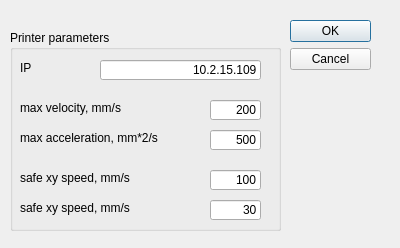
<?xml version="1.0" encoding="UTF-8"?>
<ui version="4.0">
 <class>Dialog</class>
 <widget class="QDialog" name="Dialog">
  <property name="geometry">
   <rect>
    <x>0</x>
    <y>0</y>
    <width>400</width>
    <height>248</height>
   </rect>
  </property>
  <property name="windowTitle">
   <string>Dialog</string>
  </property>
  <widget class="QDialogButtonBox" name="buttonBox">
   <property name="geometry">
    <rect>
     <x>290</x>
     <y>20</y>
     <width>81</width>
     <height>241</height>
    </rect>
   </property>
   <property name="orientation">
    <enum>Qt::Vertical</enum>
   </property>
   <property name="standardButtons">
    <set>QDialogButtonBox::Cancel|QDialogButtonBox::Ok</set>
   </property>
  </widget>
  <widget class="QGroupBox" name="groupBox_4">
   <property name="geometry">
    <rect>
     <x>10</x>
     <y>30</y>
     <width>271</width>
     <height>201</height>
    </rect>
   </property>
   <property name="title">
    <string>Printer parameters</string>
   </property>
   <widget class="QLabel" name="label_36">
    <property name="geometry">
     <rect>
      <x>10</x>
      <y>30</y>
      <width>71</width>
      <height>16</height>
     </rect>
    </property>
    <property name="text">
     <string>IP</string>
    </property>
   </widget>
   <widget class="QLineEdit" name="lineEdit_IP">
    <property name="geometry">
     <rect>
      <x>90</x>
      <y>30</y>
      <width>161</width>
      <height>20</height>
     </rect>
    </property>
    <property name="text">
     <string>10.2.15.109</string>
    </property>
    <property name="alignment">
     <set>Qt::AlignRight|Qt::AlignTrailing|Qt::AlignVCenter</set>
    </property>
   </widget>
   <widget class="QLabel" name="label_38">
    <property name="geometry">
     <rect>
      <x>10</x>
      <y>32</y>
      <width>101</width>
      <height>16</height>
     </rect>
    </property>
    <property name="text">
     <string/>
    </property>
   </widget>
   <widget class="QLabel" name="label_39">
    <property name="geometry">
     <rect>
      <x>10</x>
      <y>70</y>
      <width>131</width>
      <height>16</height>
     </rect>
    </property>
    <property name="text">
     <string>max velocity, mm/s</string>
    </property>
   </widget>
   <widget class="QLineEdit" name="lineEdit_max_velocity_mm_s">
    <property name="geometry">
     <rect>
      <x>200</x>
      <y>70</y>
      <width>51</width>
      <height>20</height>
     </rect>
    </property>
    <property name="text">
     <string>200</string>
    </property>
    <property name="alignment">
     <set>Qt::AlignRight|Qt::AlignTrailing|Qt::AlignVCenter</set>
    </property>
   </widget>
   <widget class="QLineEdit" name="lineEdit_max_accel_mm_s2">
    <property name="geometry">
     <rect>
      <x>200</x>
      <y>100</y>
      <width>51</width>
      <height>20</height>
     </rect>
    </property>
    <property name="text">
     <string>500</string>
    </property>
    <property name="alignment">
     <set>Qt::AlignRight|Qt::AlignTrailing|Qt::AlignVCenter</set>
    </property>
   </widget>
   <widget class="QLabel" name="label_40">
    <property name="geometry">
     <rect>
      <x>10</x>
      <y>100</y>
      <width>161</width>
      <height>16</height>
     </rect>
    </property>
    <property name="text">
     <string>max acceleration, mm*2/s</string>
    </property>
   </widget>
   <widget class="QLineEdit" name="lineEdit_safe_yx_speed_mm_s">
    <property name="geometry">
     <rect>
      <x>200</x>
      <y>140</y>
      <width>51</width>
      <height>20</height>
     </rect>
    </property>
    <property name="text">
     <string>100</string>
    </property>
    <property name="alignment">
     <set>Qt::AlignRight|Qt::AlignTrailing|Qt::AlignVCenter</set>
    </property>
   </widget>
   <widget class="QLabel" name="label_41">
    <property name="geometry">
     <rect>
      <x>10</x>
      <y>140</y>
      <width>161</width>
      <height>16</height>
     </rect>
    </property>
    <property name="text">
     <string>safe xy speed, mm/s</string>
    </property>
   </widget>
   <widget class="QLineEdit" name="lineEdit_safe_z_speed_mm_s">
    <property name="geometry">
     <rect>
      <x>200</x>
      <y>170</y>
      <width>51</width>
      <height>20</height>
     </rect>
    </property>
    <property name="text">
     <string>30</string>
    </property>
    <property name="alignment">
     <set>Qt::AlignRight|Qt::AlignTrailing|Qt::AlignVCenter</set>
    </property>
   </widget>
   <widget class="QLabel" name="label_42">
    <property name="geometry">
     <rect>
      <x>10</x>
      <y>170</y>
      <width>161</width>
      <height>16</height>
     </rect>
    </property>
    <property name="text">
     <string>safe xy speed, mm/s</string>
    </property>
   </widget>
   <zorder>label_36</zorder>
   <zorder>lineEdit_IP</zorder>
   <zorder>label_38</zorder>
   <zorder>lineEdit_max_velocity_mm_s</zorder>
   <zorder>label_39</zorder>
   <zorder>lineEdit_max_accel_mm_s2</zorder>
   <zorder>label_40</zorder>
   <zorder>lineEdit_safe_yx_speed_mm_s</zorder>
   <zorder>label_41</zorder>
   <zorder>lineEdit_safe_z_speed_mm_s</zorder>
   <zorder>label_42</zorder>
  </widget>
 </widget>
 <resources/>
 <connections>
  <connection>
   <sender>buttonBox</sender>
   <signal>accepted()</signal>
   <receiver>Dialog</receiver>
   <slot>accept()</slot>
   <hints>
    <hint type="sourcelabel">
     <x>248</x>
     <y>254</y>
    </hint>
    <hint type="destinationlabel">
     <x>157</x>
     <y>274</y>
    </hint>
   </hints>
  </connection>
  <connection>
   <sender>buttonBox</sender>
   <signal>rejected()</signal>
   <receiver>Dialog</receiver>
   <slot>reject()</slot>
   <hints>
    <hint type="sourcelabel">
     <x>316</x>
     <y>260</y>
    </hint>
    <hint type="destinationlabel">
     <x>286</x>
     <y>274</y>
    </hint>
   </hints>
  </connection>
 </connections>
</ui>
